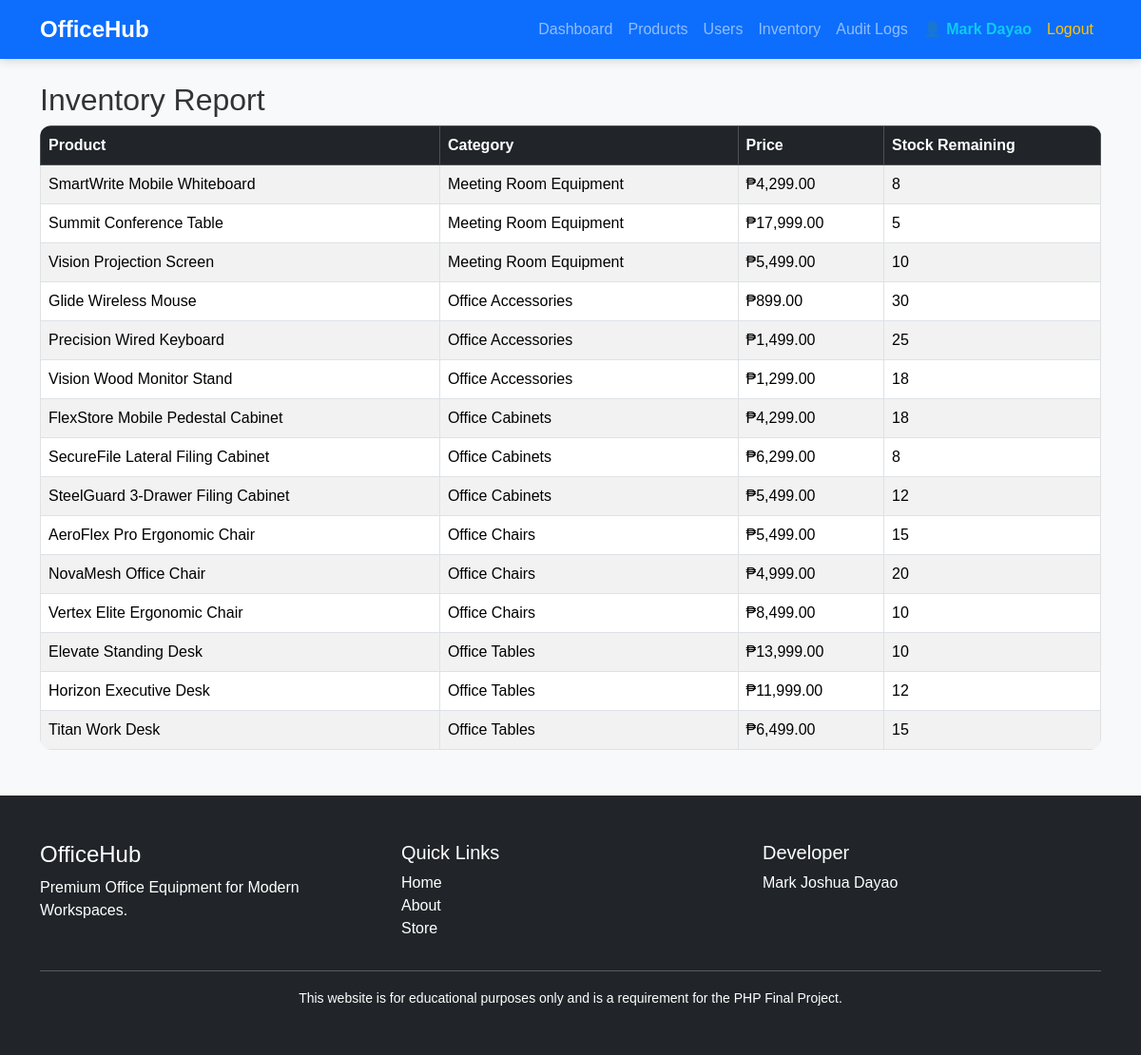
The page /admin/inventory.php (signed in) on the database its author committed.
### tables this page shows
CREATE TABLE `products` (
  `id` int(11) NOT NULL,
  `category_id` int(11) NOT NULL,
  `product_name` varchar(150) NOT NULL,
  `description` text DEFAULT NULL,
  `price` decimal(10,2) NOT NULL,
  `stock` int(11) DEFAULT 0,
  `image` varchar(255) DEFAULT NULL,
  `created_at` timestamp NOT NULL DEFAULT current_timestamp()
);

CREATE TABLE `categories` (
  `id` int(11) NOT NULL,
  `category_name` varchar(100) NOT NULL,
  `created_at` timestamp NOT NULL DEFAULT current_timestamp()
);

### admin/inventory.php (the view, shortened to what this page needs)
<?php
require_once '../config/database.php';
include '../includes/header.php';
include '../includes/navbar.php';
$sql = "
SELECT
products.product_name,
categories.category_name,
products.price,
products.stock
FROM products
INNER JOIN categories
ON products.category_id = categories.id
ORDER BY categories.category_name, products.product_name
";
$stmt = $pdo->query($sql);
?>
<div class="container mt-4">
<h2>Inventory Report</h2>
<table class="table table-bordered table-striped">
<thead class="table-dark">
<tr>
<th>Product</th>
<th>Category</th>
<th>Price</th>
<th>Stock Remaining</th>
</tr>
</thead>
<tbody>
<?php while($row = $stmt->fetch(PDO::FETCH_ASSOC)): ?>
<tr>
<td><?= htmlspecialchars($row['product_name']); ?></td>
<td><?= htmlspecialchars($row['category_name']); ?></td>
<td>₱<?= number_format($row['price'],2); ?></td>
<td><?= $row['stock']; ?></td>
</tr>
<?php endwhile; ?>
</tbody>
</table>
</div>
<?php include '../includes/footer.php'; ?>

### assets/css/style.css (style rules this page uses)
body { background:#f8f9fa; font-family:Arial, Helvetica, sans-serif; color:#333; }
.table { border-radius:12px; overflow:hidden; }
.table thead { vertical-align:middle; }
.table td, .table th { vertical-align:middle; }

### rows shown on the page
products: product_name "SmartWrite Mobile Whiteboard", category.category_name "Meeting Room Equipment", price "4,299.00", stock "8"
products: product_name "Summit Conference Table", category.category_name "Meeting Room Equipment", price "17,999.00", stock "5"
products: product_name "Vision Projection Screen", category.category_name "Meeting Room Equipment", price "5,499.00", stock "10"
products: product_name "Glide Wireless Mouse", category.category_name "Office Accessories", price "899.00", stock "30"
products: product_name "Precision Wired Keyboard", category.category_name "Office Accessories", price "1,499.00", stock "25"
products: product_name "Vision Wood Monitor Stand", category.category_name "Office Accessories", price "1,299.00", stock "18"
products: product_name "FlexStore Mobile Pedestal Cabinet", category.category_name "Office Cabinets", price "4,299.00", stock "18"
products: product_name "SecureFile Lateral Filing Cabinet", category.category_name "Office Cabinets", price "6,299.00", stock "8"
products: product_name "SteelGuard 3-Drawer Filing Cabinet", category.category_name "Office Cabinets", price "5,499.00", stock "12"
products: product_name "AeroFlex Pro Ergonomic Chair", category.category_name "Office Chairs", price "5,499.00", stock "15"
products: product_name "NovaMesh Office Chair", category.category_name "Office Chairs", price "4,999.00", stock "20"
products: product_name "Vertex Elite Ergonomic Chair", category.category_name "Office Chairs", price "8,499.00", stock "10"
products: product_name "Elevate Standing Desk", category.category_name "Office Tables", price "13,999.00", stock "10"
products: product_name "Horizon Executive Desk", category.category_name "Office Tables", price "11,999.00", stock "12"
products: product_name "Titan Work Desk", category.category_name "Office Tables", price "6,499.00", stock "15"

### other values the page prints
$_SESSION['fullname'] "Mark Dayao"
